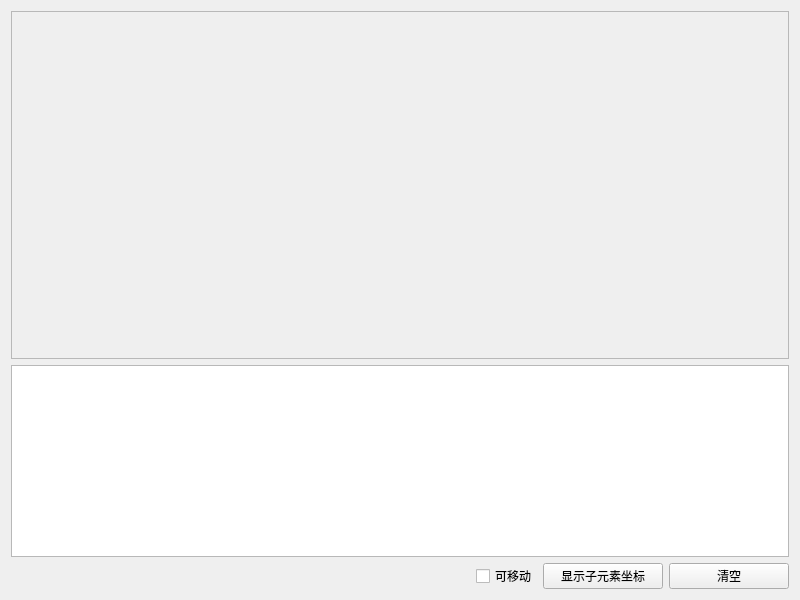
<?xml version="1.0" encoding="UTF-8"?>
<ui version="4.0">
 <class>frmPanelMoveWidget</class>
 <widget class="QWidget" name="frmPanelMoveWidget">
  <property name="geometry">
   <rect>
    <x>0</x>
    <y>0</y>
    <width>800</width>
    <height>600</height>
   </rect>
  </property>
  <property name="windowTitle">
   <string>Form</string>
  </property>
  <layout class="QGridLayout" name="gridLayout">
   <item row="2" column="2">
    <widget class="QPushButton" name="btnShow">
     <property name="minimumSize">
      <size>
       <width>120</width>
       <height>0</height>
      </size>
     </property>
     <property name="text">
      <string>显示子元素坐标</string>
     </property>
    </widget>
   </item>
   <item row="2" column="1">
    <widget class="QCheckBox" name="checkBox">
     <property name="text">
      <string>可移动</string>
     </property>
    </widget>
   </item>
   <item row="2" column="0">
    <spacer name="horizontalSpacer">
     <property name="orientation">
      <enum>Qt::Horizontal</enum>
     </property>
     <property name="sizeHint" stdset="0">
      <size>
       <width>40</width>
       <height>20</height>
      </size>
     </property>
    </spacer>
   </item>
   <item row="2" column="3">
    <widget class="QPushButton" name="btnClear">
     <property name="minimumSize">
      <size>
       <width>120</width>
       <height>0</height>
      </size>
     </property>
     <property name="text">
      <string>清空</string>
     </property>
    </widget>
   </item>
   <item row="1" column="0" colspan="4">
    <widget class="QTextEdit" name="textEdit">
     <property name="sizePolicy">
      <sizepolicy hsizetype="Expanding" vsizetype="Preferred">
       <horstretch>0</horstretch>
       <verstretch>0</verstretch>
      </sizepolicy>
     </property>
     <property name="readOnly">
      <bool>true</bool>
     </property>
    </widget>
   </item>
   <item row="0" column="0" colspan="4">
    <widget class="QFrame" name="frame">
     <property name="sizePolicy">
      <sizepolicy hsizetype="Preferred" vsizetype="Expanding">
       <horstretch>0</horstretch>
       <verstretch>0</verstretch>
      </sizepolicy>
     </property>
     <property name="minimumSize">
      <size>
       <width>0</width>
       <height>100</height>
      </size>
     </property>
     <property name="frameShape">
      <enum>QFrame::StyledPanel</enum>
     </property>
     <property name="frameShadow">
      <enum>QFrame::Sunken</enum>
     </property>
    </widget>
   </item>
  </layout>
 </widget>
 <resources/>
 <connections/>
</ui>
